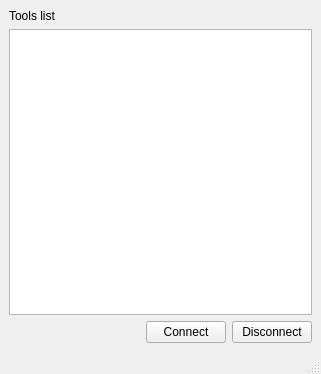
<?xml version="1.0" encoding="UTF-8"?>
<ui version="4.0">
 <class>GesuserAgent</class>
 <widget class="QMainWindow" name="GesuserAgent">
  <property name="geometry">
   <rect>
    <x>0</x>
    <y>0</y>
    <width>321</width>
    <height>374</height>
   </rect>
  </property>
  <property name="minimumSize">
   <size>
    <width>321</width>
    <height>374</height>
   </size>
  </property>
  <property name="maximumSize">
   <size>
    <width>321</width>
    <height>374</height>
   </size>
  </property>
  <property name="windowTitle">
   <string>MainWindow</string>
  </property>
  <widget class="QWidget" name="centralwidget">
   <layout class="QGridLayout" name="gridLayout_2">
    <item row="0" column="0">
     <layout class="QGridLayout" name="gridLayout">
      <item row="0" column="0">
       <widget class="QLabel" name="toolsLabel">
        <property name="text">
         <string>Tools list</string>
        </property>
       </widget>
      </item>
      <item row="1" column="0">
       <widget class="QListWidget" name="toolsList"/>
      </item>
      <item row="2" column="0">
       <layout class="QHBoxLayout" name="horizontalLayout_2">
        <item>
         <spacer name="horizontalSpacer">
          <property name="orientation">
           <enum>Qt::Horizontal</enum>
          </property>
          <property name="sizeHint" stdset="0">
           <size>
            <width>40</width>
            <height>20</height>
           </size>
          </property>
         </spacer>
        </item>
        <item>
         <widget class="QPushButton" name="connectBtn">
          <property name="text">
           <string>Connect</string>
          </property>
         </widget>
        </item>
        <item>
         <widget class="QPushButton" name="disconnectBtn">
          <property name="text">
           <string>Disconnect</string>
          </property>
         </widget>
        </item>
       </layout>
      </item>
     </layout>
    </item>
   </layout>
  </widget>
  <widget class="QMenuBar" name="menubar">
   <property name="geometry">
    <rect>
     <x>0</x>
     <y>0</y>
     <width>321</width>
     <height>23</height>
    </rect>
   </property>
  </widget>
  <widget class="QStatusBar" name="statusbar"/>
 </widget>
 <resources/>
 <connections/>
</ui>
